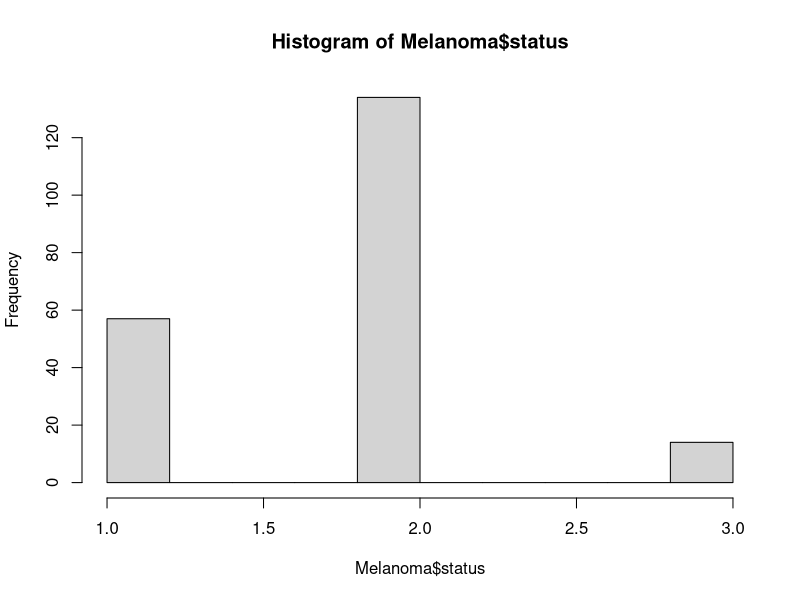
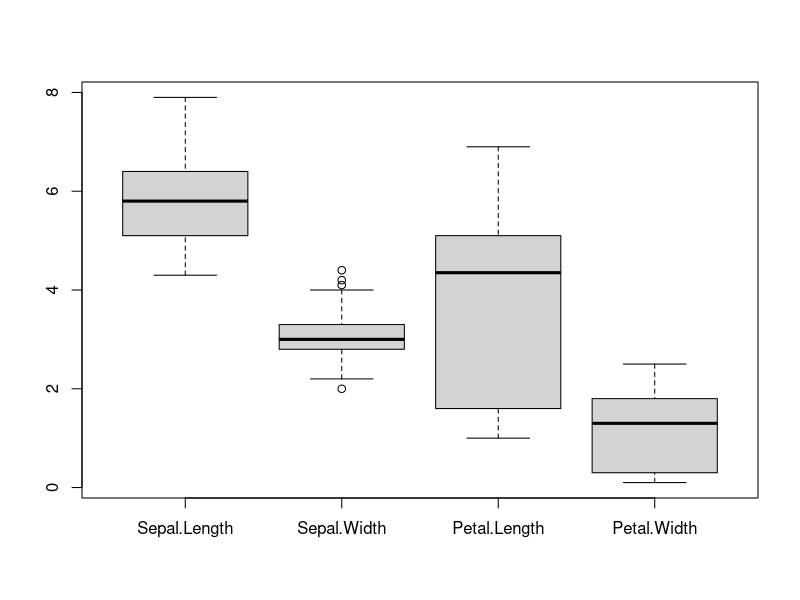
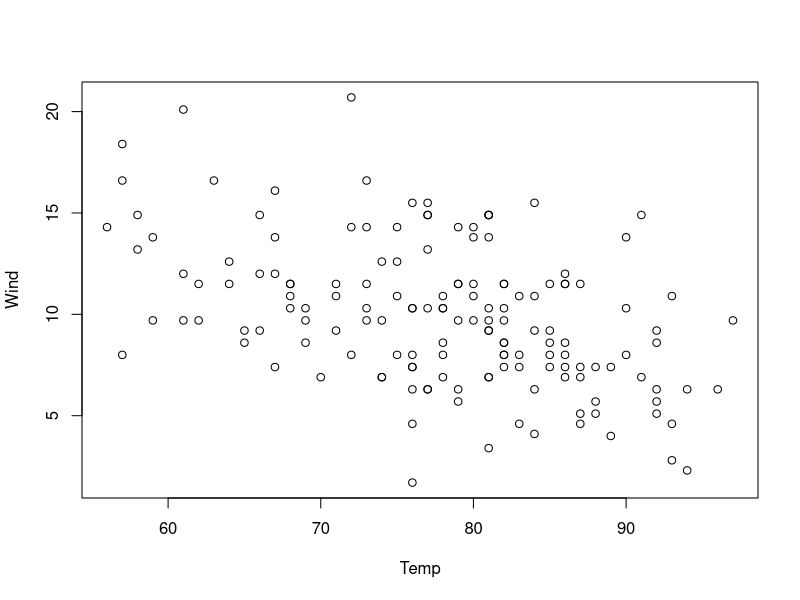

Recreate these plots in R, in order.
# Question 1

library(MASS)
Melanoma <- MASS::Melanoma
str(Melanoma)

?Melanoma
sum(Melanoma$status == 1)

hist(Melanoma$status)

# Question 2
Melanoma$status == 1

mean(Melanoma[Melanoma$status == 2, ]$age)

mean(Melanoma$status == 1)

# Question 3

mammals <- MASS::mammals
View(mammals)
mammals
str(mammals)

ratio <- mammals$brain / mammals$body
ratio
max(ratio)
which.max(ratio)
rownames(mammals)[which.max(ratio)]
rownames(mammals)[which.min(ratio)]

4.00 / 0.101

#Question 4
library(datasets)
iris <- datasets::iris
?iris
str(iris)

boxplot(iris[1:4])
sd(iris$Sepal.Length)
sd(iris$Sepal.Width)
sd(iris$Petal.Length)
sd(iris$Petal.Width)

mean(iris$Petal.Length)

# Question 5
mean(c(1, 2, 3))
#sum(min(z[[1]]), max(z[[2]]), mean(z[[3]]))

# Question 6
?airquality
str(airquality)

# Question 7
airquality$Month == 5
mean(airquality[airquality$Month == 5, 'Wind'])

# Question 8
?mean
mean(airquality$Ozone, na.rm = TRUE)

# Question 9
plot(Wind ~ Temp, data = airquality)

# Question 10
set.seed(1337)
x = rnorm(10000)
x
abs(x)
sum(abs(x) > 2)
sum(abs(x) <= 2)
length(x)
sum(abs(x) > 2) / length(x)

# Question 11
# write your function here
f <- function(input = 42) {
  input[input < 0] = 0
  input
}

set.seed(42)
x = rnorm(100, mean = 0, sd = 10)
x
f(input = x)
x
f()
mean(f(input = x)) - f()

# Question 12

x0 <- rep(1, 30)
x1 <- (1:30) ^ 2
set.seed(42)
y  = 5 * x0 + x1 + rnorm(n = 30, mean = 0 , sd = 1)
mean(y)

# Question 13
X <- cbind(x0, x1)
X
sum(X[17,] + X[19, ])

# Question 14
library(MASS)
t(X)
?t
B_hat1 <- (t(X) %*% X) 

A <- solve(crossprod(X))
A

B <- crossprod(X, y)
B

B_hat <- crossprod(A, B)

B_hat
sum(B_hat)

ginv(crossprod(X))

# Question 15
y_hat <- X %*% B_hat

sum((y - y_hat) ^ 2)
